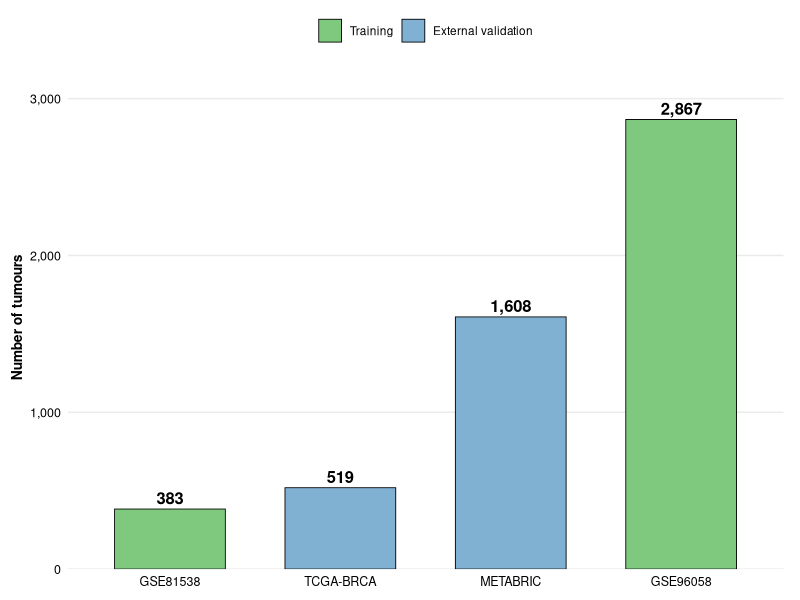
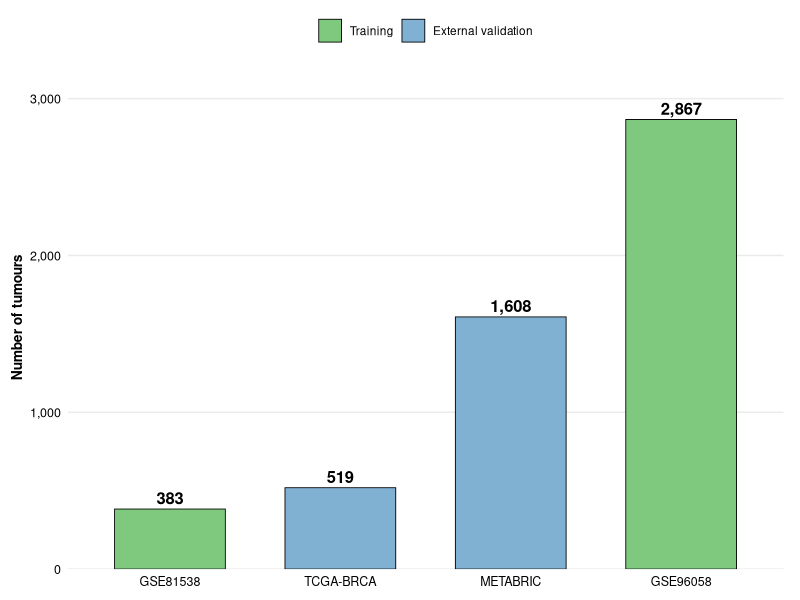
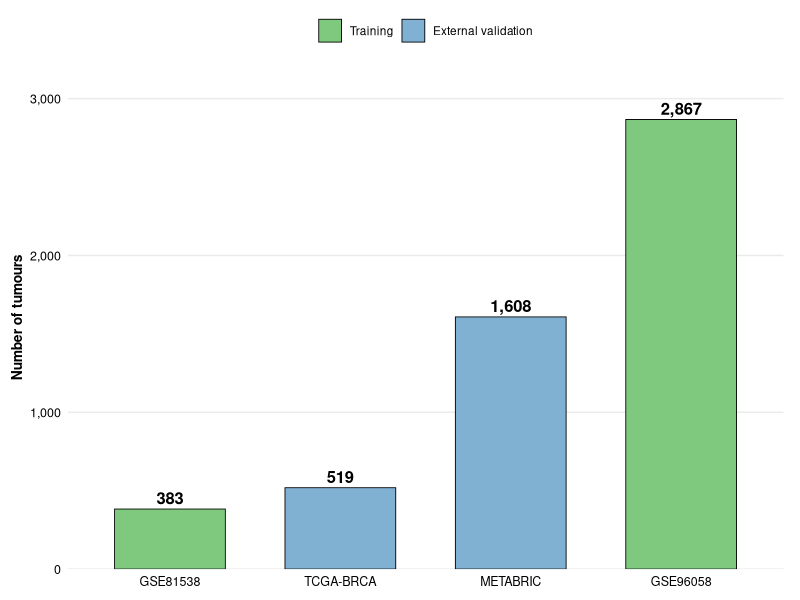
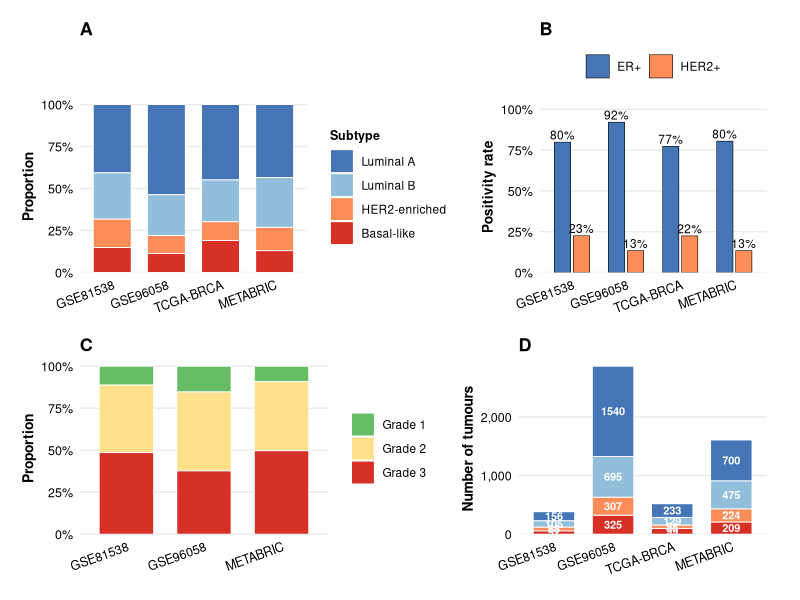
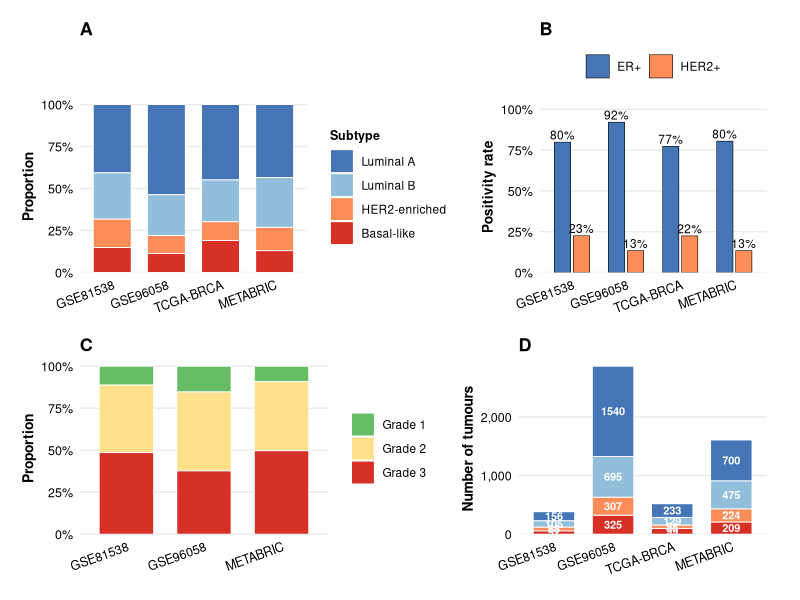
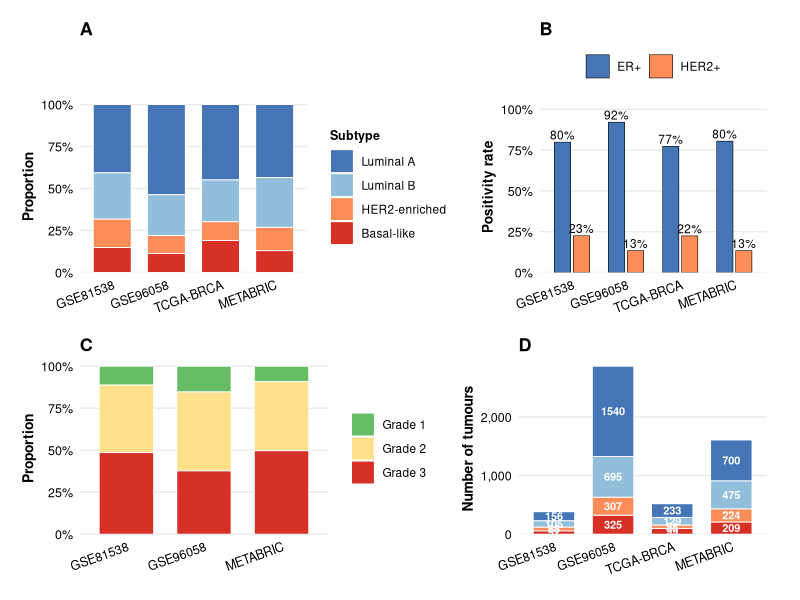
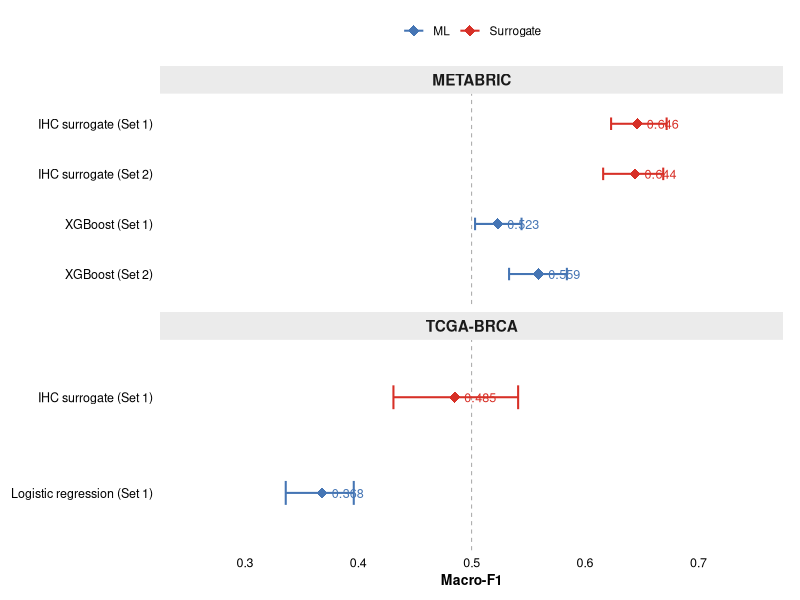
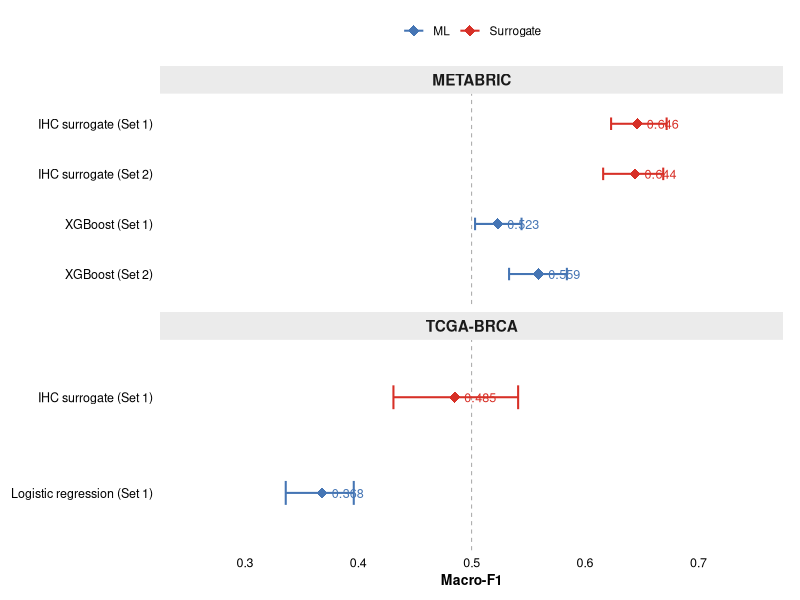

The R source for these figures, in order:
# =========================================================
# PAM50 SURROGATE MANUSCRIPT - HIGH-QUALITY FIGURES (R/ggplot2)
# =========================================================
# Real data from the study results
# Output: TIFF 600 dpi, PDF vector, PNG 600 dpi
# =========================================================

# -------------------------
# 0. SETUP
# -------------------------
library(tidyverse)
library(patchwork)
library(scales)
library(glue)
library(forcats)
library(RColorBrewer)
library(ggtext)
library(grid)
library(gridExtra)

# Set working directory
setwd("Y:/IHQ e PAM50")

# -------------------------
# 1. GLOBAL STYLE
# -------------------------
base_size <- 11
base_family <- "sans"

journal_theme <- theme_minimal(base_size = base_size, base_family = base_family) +
  theme(
    plot.title = element_text(face = "bold", size = 13, hjust = 0),
    plot.subtitle = element_text(size = 10, color = "grey30", hjust = 0),
    plot.caption = element_text(size = 8, color = "grey40", hjust = 0),
    axis.title = element_text(face = "bold", size = 10),
    axis.text = element_text(color = "black", size = 9),
    panel.grid.minor = element_blank(),
    panel.grid.major.x = element_blank(),
    legend.position = "right",
    legend.title = element_text(face = "bold", size = 9),
    legend.text = element_text(size = 8.5),
    strip.text = element_text(face = "bold", size = 10),
    strip.background = element_rect(fill = "grey92", color = NA),
    plot.margin = margin(8, 12, 8, 8)
  )

theme_set(journal_theme)

pal_subtype <- c(
  "Basal-like" = "#D73027",
  "HER2-enriched" = "#FC8D59",
  "Luminal A" = "#4575B4",
  "Luminal B" = "#91BFDB"
)

pal_model <- c(
  "IHC surrogate" = "#1B9E77",
  "Logistic regression" = "#7570B3",
  "Random forest" = "#D95F02",
  "XGBoost" = "#E7298A"
)

# -------------------------
# 2. SAVE HELPER
# -------------------------
save_figure <- function(plot_obj, filename, width = 8, height = 6, dpi = 600) {
  if (!dir.exists("figures_R")) dir.create("figures_R", recursive = TRUE)

  ggsave(
    filename = file.path("figures_R", paste0(filename, ".tiff")),
    plot = plot_obj, width = width, height = height,
    units = "in", dpi = dpi, compression = "lzw", bg = "white"
  )

  ggsave(
    filename = file.path("figures_R", paste0(filename, ".png")),
    plot = plot_obj, width = width, height = height,
    units = "in", dpi = dpi, bg = "white"
  )

  ggsave(
    filename = file.path("figures_R", paste0(filename, ".pdf")),
    plot = plot_obj, width = width, height = height,
    units = "in", device = cairo_pdf, bg = "white"
  )
  message(glue("Saved: {filename}"))
}

# -------------------------
# 3. REAL DATA FROM STUDY
# -------------------------

# Cohort sizes
cohort_sizes <- tibble(
  cohort = c("GSE81538", "GSE96058", "TCGA-BRCA", "METABRIC"),
  source_n = c(405, 3069, 519, 1608),
  analytic_n = c(383, 2867, 519, 1608),
  group = factor(
    c("Training", "Training", "External validation", "External validation"),
    levels = c("Training", "External validation")
  )
)

# Subtype distribution (real data from table1_cohort_characteristics)
subtype_dist <- tribble(
  ~cohort, ~subtype, ~n,
  "GSE81538", "Basal-like", 57,
  "GSE81538", "HER2-enriched", 65,
  "GSE81538", "Luminal A", 156,
  "GSE81538", "Luminal B", 105,
  "GSE96058", "Basal-like", 325,
  "GSE96058", "HER2-enriched", 307,
  "GSE96058", "Luminal A", 1540,
  "GSE96058", "Luminal B", 695,
  "TCGA-BRCA", "Basal-like", 99,
  "TCGA-BRCA", "HER2-enriched", 58,
  "TCGA-BRCA", "Luminal A", 233,
  "TCGA-BRCA", "Luminal B", 129,
  "METABRIC", "Basal-like", 209,
  "METABRIC", "HER2-enriched", 224,
  "METABRIC", "Luminal A", 700,
  "METABRIC", "Luminal B", 475
) %>%
  mutate(
    subtype = factor(subtype, levels = c("Luminal A", "Luminal B", "HER2-enriched", "Basal-like")),
    cohort = factor(cohort, levels = c("GSE81538", "GSE96058", "TCGA-BRCA", "METABRIC"))
  ) %>%
  group_by(cohort) %>%
  mutate(prop = n / sum(n)) %>%
  ungroup()

# Performance data (real results from table_main_results)
performance_df <- tribble(
  ~cohort, ~model, ~feature_set, ~comparison, ~macro_f1, ~f1_lo, ~f1_hi, ~kappa, ~balanced_accuracy,
  # TCGA Set 1
  "TCGA-BRCA", "Logistic regression", "Set 1", "All", 0.491, 0.453, 0.525, 0.409, 0.607,
  "TCGA-BRCA", "Random forest", "Set 1", "All", 0.491, 0.453, 0.525, 0.409, 0.607,
  "TCGA-BRCA", "XGBoost", "Set 1", "All", 0.514, 0.477, 0.547, 0.404, 0.601,
  "TCGA-BRCA", "IHC surrogate", "Set 1", "H2H", 0.485, 0.431, 0.541, 0.489, 0.571,
  "TCGA-BRCA", "Logistic regression", "Set 1", "H2H", 0.368, 0.336, 0.396, 0.428, 0.457,
  # METABRIC Set 1
  "METABRIC", "Logistic regression", "Set 1", "All", 0.433, 0.413, 0.453, 0.318, 0.541,
  "METABRIC", "Random forest", "Set 1", "All", 0.433, 0.413, 0.453, 0.318, 0.541,
  "METABRIC", "XGBoost", "Set 1", "All", 0.522, 0.501, 0.542, 0.376, 0.576,
  "METABRIC", "IHC surrogate", "Set 1", "H2H", 0.646, 0.623, 0.672, 0.471, 0.621,
  "METABRIC", "XGBoost", "Set 1", "H2H", 0.523, 0.503, 0.544, 0.383, 0.579,
  # METABRIC Set 2
  "METABRIC", "Logistic regression", "Set 2", "All", 0.519, 0.495, 0.544, 0.362, 0.574,
  "METABRIC", "Random forest", "Set 2", "All", 0.559, 0.533, 0.583, 0.388, 0.592,
  "METABRIC", "XGBoost", "Set 2", "All", 0.559, 0.533, 0.584, 0.402, 0.585,
  "METABRIC", "IHC surrogate", "Set 2", "H2H", 0.644, 0.616, 0.669, 0.467, 0.618,
  "METABRIC", "XGBoost", "Set 2", "H2H", 0.559, 0.533, 0.584, 0.402, 0.585
)

# Feature importance (real from XGBoost)
feature_importance_df <- tribble(
  ~feature, ~importance,
  "ER", 0.35,
  "HER2", 0.25,
  "Grade", 0.19,
  "Ki-67", 0.13,
  "PR", 0.08
) %>%
  mutate(feature = fct_reorder(feature, importance))

# Luminal A/B crossover (real data)
luminal_crossover <- tribble(
  ~cohort, ~direction, ~rate,
  "GSE81538", "LumB misclassified as LumA", 0.162,
  "GSE81538", "LumA misclassified as LumB", 0.271,
  "GSE96058", "LumB misclassified as LumA", 0.290,
  "GSE96058", "LumA misclassified as LumB", 0.251,
  "TCGA-BRCA", "LumB misclassified as LumA", 0.000,
  "TCGA-BRCA", "LumA misclassified as LumB", 0.929,
  "METABRIC", "LumB misclassified as LumA", 0.425,
  "METABRIC", "LumA misclassified as LumB", 0.269
) %>%
  mutate(cohort = factor(cohort, levels = c("GSE81538", "GSE96058", "TCGA-BRCA", "METABRIC")))

# Grey zone data (real)
grey_zone <- tribble(
  ~zone, ~n, ~pct, ~ml_acc, ~surr_acc, ~luminal_pct,
  "Low (<0.50)", 208, 13.5, 0.159, 0.548, 0.736,
  "Medium (0.50-0.70)", 438, 28.4, 0.493, 0.493, 0.888,
  "High (>0.70)", 898, 58.2, 0.731, 0.738, 0.649
) %>%
  mutate(zone = factor(zone, levels = c("Low (<0.50)", "Medium (0.50-0.70)", "High (>0.70)")))

# 3-class vs 4-class sensitivity (real)
sensitivity_df <- tribble(
  ~cohort, ~analysis, ~macro_f1, ~f1_lo, ~f1_hi,
  "TCGA-BRCA", "4-class", 0.514, 0.477, 0.547,
  "TCGA-BRCA", "3-class (luminal grouped)", 0.777, 0.720, 0.826,
  "METABRIC", "4-class", 0.522, 0.501, 0.542,
  "METABRIC", "3-class (luminal grouped)", 0.767, 0.739, 0.796
)

# ER/HER2 positivity rates (real)
biomarker_rates <- tribble(
  ~cohort, ~marker, ~rate,
  "GSE81538", "ER+", 0.799,
  "GSE81538", "HER2+", 0.226,
  "GSE96058", "ER+", 0.921,
  "GSE96058", "HER2+", 0.134,
  "TCGA-BRCA", "ER+", 0.773,
  "TCGA-BRCA", "HER2+", 0.224,
  "METABRIC", "ER+", 0.805,
  "METABRIC", "HER2+", 0.134
) %>%
  mutate(cohort = factor(cohort, levels = c("GSE81538", "GSE96058", "TCGA-BRCA", "METABRIC")))

# Grade distribution (real)
grade_dist <- tribble(
  ~cohort, ~grade, ~n,
  "GSE81538", "Grade 1", 43,
  "GSE81538", "Grade 2", 154,
  "GSE81538", "Grade 3", 186,
  "GSE96058", "Grade 1", 431,
  "GSE96058", "Grade 2", 1321,
  "GSE96058", "Grade 3", 1060,
  "METABRIC", "Grade 1", 142,
  "METABRIC", "Grade 2", 635,
  "METABRIC", "Grade 3", 767
) %>%
  mutate(
    grade = factor(grade, levels = c("Grade 1", "Grade 2", "Grade 3")),
    cohort = factor(cohort, levels = c("GSE81538", "GSE96058", "METABRIC"))
  ) %>%
  group_by(cohort) %>%
  mutate(prop = n / sum(n)) %>%
  ungroup()


# =============================================================
# FIGURE 1 - STUDY DESIGN / COHORT FLOW
# =============================================================
fig1 <- ggplot(cohort_sizes, aes(x = fct_reorder(cohort, analytic_n), y = analytic_n, fill = group)) +
  geom_col(width = 0.65, color = "black", linewidth = 0.3) +
  geom_text(aes(label = comma(analytic_n)), vjust = -0.4, fontface = "bold", size = 4.2) +
  scale_y_continuous(labels = comma, expand = expansion(mult = c(0, 0.12))) +
  scale_fill_manual(values = c("Training" = "#7FC97F", "External validation" = "#80B1D3")) +
  labs(
    x = NULL,
    y = "Number of tumours",
    fill = NULL
  ) +
  theme(legend.position = "top")

save_figure(fig1, "fig1_cohort_design", width = 7, height = 5)


# =============================================================
# FIGURE 2 - SUBTYPE DISTRIBUTIONS (multi-panel)
# =============================================================

# Panel A: Stacked bar subtype distribution
p2a <- ggplot(subtype_dist, aes(x = cohort, y = prop, fill = subtype)) +
  geom_col(width = 0.7, color = "white", linewidth = 0.3) +
  scale_y_continuous(labels = percent_format(accuracy = 1), expand = expansion(mult = c(0, 0.02))) +
  scale_fill_manual(values = pal_subtype) +
  labs(title = "A", x = NULL, y = "Proportion", fill = "Subtype") +
  theme(legend.position = "right", axis.text.x = element_text(angle = 20, hjust = 1))

# Panel B: ER/HER2 rates
p2b <- ggplot(biomarker_rates, aes(x = cohort, y = rate, fill = marker)) +
  geom_col(position = position_dodge(width = 0.7), width = 0.6, color = "black", linewidth = 0.2) +
  geom_text(aes(label = sprintf("%.0f%%", rate * 100)),
            position = position_dodge(width = 0.7), vjust = -0.3, size = 3) +
  scale_y_continuous(labels = percent_format(accuracy = 1), limits = c(0, 1.05),
                     expand = expansion(mult = c(0, 0))) +
  scale_fill_manual(values = c("ER+" = "#4575B4", "HER2+" = "#FC8D59")) +
  labs(title = "B", x = NULL, y = "Positivity rate", fill = NULL) +
  theme(legend.position = "top", axis.text.x = element_text(angle = 20, hjust = 1))

# Panel C: Grade distribution
p2c <- ggplot(grade_dist, aes(x = cohort, y = prop, fill = grade)) +
  geom_col(width = 0.7, color = "white", linewidth = 0.3) +
  scale_y_continuous(labels = percent_format(accuracy = 1), expand = expansion(mult = c(0, 0.02))) +
  scale_fill_manual(values = c("Grade 1" = "#66BD63", "Grade 2" = "#FEE08B", "Grade 3" = "#D73027")) +
  labs(title = "C", x = NULL, y = "Proportion", fill = NULL) +
  theme(legend.position = "right", axis.text.x = element_text(angle = 20, hjust = 1))

# Panel D: Sample counts
p2d <- ggplot(subtype_dist, aes(x = cohort, y = n, fill = subtype)) +
  geom_col(width = 0.7, color = "white", linewidth = 0.3) +
  geom_text(aes(label = n), position = position_stack(vjust = 0.5), size = 2.8, color = "white", fontface = "bold") +
  scale_y_continuous(labels = comma, expand = expansion(mult = c(0, 0.02))) +
  scale_fill_manual(values = pal_subtype) +
  labs(title = "D", x = NULL, y = "Number of tumours", fill = "Subtype") +
  theme(legend.position = "none", axis.text.x = element_text(angle = 20, hjust = 1))

fig2 <- (p2a + p2b) / (p2c + p2d)

save_figure(fig2, "fig2_cohort_characteristics", width = 12, height = 9)


# =============================================================
# FIGURE 3 - FOREST PLOT (Head-to-Head)
# =============================================================
h2h_data <- performance_df %>%
  filter(comparison == "H2H") %>%
  mutate(
    label = glue("{model} ({feature_set})"),
    is_surrogate = str_detect(model, "surrogate"),
    cohort_set = glue("{cohort} - {feature_set}")
  )

fig3 <- ggplot(h2h_data, aes(x = macro_f1, y = fct_rev(label), color = ifelse(is_surrogate, "Surrogate", "ML"))) +
  geom_vline(xintercept = 0.5, linetype = "dashed", color = "grey60", linewidth = 0.3) +
  geom_errorbarh(aes(xmin = f1_lo, xmax = f1_hi), height = 0.25, linewidth = 0.7) +
  geom_point(size = 3.5, shape = 18) +
  geom_text(aes(label = sprintf("%.3f", macro_f1)), hjust = -0.3, size = 3.2, show.legend = FALSE) +
  facet_wrap(~ cohort, ncol = 1, scales = "free_y") +
  scale_color_manual(values = c("Surrogate" = "#D73027", "ML" = "#4575B4")) +
  scale_x_continuous(limits = c(0.25, 0.75), breaks = seq(0.3, 0.7, 0.1)) +
  labs(
    x = "Macro-F1",
    y = NULL,
    color = NULL
  ) +
  theme(
    legend.position = "top",
    panel.grid.major.y = element_blank(),
    strip.text = element_text(size = 11)
  )

save_figure(fig3, "fig3_forest_h2h", width = 9, height = 7)


# =============================================================
# FIGURE 4 - LUMINAL A/B CROSSOVER
# =============================================================
fig4 <- ggplot(luminal_crossover, aes(x = cohort, y = rate, fill = direction)) +
  geom_col(position = position_dodge(width = 0.75), width = 0.65, color = "black", linewidth = 0.25) +
  geom_text(aes(label = sprintf("%.1f%%", rate * 100)),
            position = position_dodge(width = 0.75), vjust = -0.3, size = 3.3) +
  scale_y_continuous(labels = percent_format(accuracy = 1), limits = c(0, 1),
                     expand = expansion(mult = c(0, 0.05))) +
  scale_fill_manual(values = c(
    "LumA misclassified as LumB" = "#91BFDB",
    "LumB misclassified as LumA" = "#4575B4"
  )) +
  labs(
    x = NULL,
    y = "Misclassification rate",
    fill = NULL
  ) +
  theme(legend.position = "top")

save_figure(fig4, "fig4_luminal_crossover", width = 9, height = 5.5)


# =============================================================
# FIGURE 5 - GREY ZONE ANALYSIS (multi-panel)
# =============================================================

# Panel A: Accuracy by zone
gz_acc <- grey_zone %>%
  select(zone, ML = ml_acc, Surrogate = surr_acc) %>%
  pivot_longer(cols = c(ML, Surrogate), names_to = "method", values_to = "accuracy")

p5a <- ggplot(gz_acc, aes(x = zone, y = accuracy, fill = method)) +
  geom_col(position = position_dodge(width = 0.7), width = 0.6, color = "black", linewidth = 0.2) +
  geom_text(aes(label = sprintf("%.1f%%", accuracy * 100)),
            position = position_dodge(width = 0.7), vjust = -0.3, size = 3.2) +
  scale_y_continuous(labels = percent_format(accuracy = 1), limits = c(0, 0.85),
                     expand = expansion(mult = c(0, 0))) +
  scale_fill_manual(values = c("ML" = "#4575B4", "Surrogate" = "#1B9E77")) +
  labs(title = "A", x = NULL, y = "Accuracy", fill = NULL) +
  theme(legend.position = "top", axis.text.x = element_text(size = 9))

# Panel B: Case distribution
p5b <- ggplot(grey_zone, aes(x = zone, y = pct / 100)) +
  geom_col(width = 0.6, fill = "#FEE08B", color = "black", linewidth = 0.2) +
  geom_text(aes(label = sprintf("%.1f%%\n(n=%d)", pct, n)), vjust = -0.1, size = 3.2) +
  scale_y_continuous(labels = percent_format(accuracy = 1), limits = c(0, 0.72),
                     expand = expansion(mult = c(0, 0))) +
  labs(title = "B", x = NULL, y = "Proportion of cases") +
  theme(axis.text.x = element_text(size = 9))

# Panel C: Luminal proportion
p5c <- ggplot(grey_zone, aes(x = zone, y = luminal_pct)) +
  geom_col(width = 0.6, fill = "#91BFDB", color = "black", linewidth = 0.2) +
  geom_text(aes(label = sprintf("%.1f%%", luminal_pct * 100)), vjust = -0.3, size = 3.2) +
  scale_y_continuous(labels = percent_format(accuracy = 1), limits = c(0, 1),
                     expand = expansion(mult = c(0, 0))) +
  labs(title = "C", x = NULL, y = "Proportion luminal") +
  theme(axis.text.x = element_text(size = 9))

fig5 <- p5a / (p5b + p5c)

save_figure(fig5, "fig5_grey_zone", width = 11, height = 9)


# =============================================================
# FIGURE 6 - FEATURE IMPORTANCE
# =============================================================
fig6 <- ggplot(feature_importance_df, aes(x = importance, y = feature)) +
  geom_col(fill = "#4575B4", width = 0.6, color = "black", linewidth = 0.25) +
  geom_text(aes(label = sprintf("%.2f", importance)), hjust = -0.15, size = 3.8, fontface = "bold") +
  scale_x_continuous(limits = c(0, 0.42), expand = expansion(mult = c(0, 0))) +
  labs(
    x = "Relative importance",
    y = NULL
  ) +
  theme(panel.grid.major.y = element_blank())

save_figure(fig6, "fig6_feature_importance", width = 7, height = 4.5)


# =============================================================
# FIGURE 7 - 4-CLASS vs 3-CLASS SENSITIVITY
# =============================================================
fig7 <- ggplot(sensitivity_df, aes(x = cohort, y = macro_f1, fill = analysis)) +
  geom_col(position = position_dodge(width = 0.7), width = 0.6, color = "black", linewidth = 0.25) +
  geom_errorbar(aes(ymin = f1_lo, ymax = f1_hi),
                position = position_dodge(width = 0.7), width = 0.2, linewidth = 0.4) +
  geom_text(aes(label = sprintf("%.3f", macro_f1)),
            position = position_dodge(width = 0.7), vjust = -1.2, size = 3.5) +
  scale_y_continuous(limits = c(0, 0.95), expand = expansion(mult = c(0, 0.05))) +
  scale_fill_manual(values = c("4-class" = "#E7298A", "3-class (luminal grouped)" = "#66A61E")) +
  labs(
    x = NULL,
    y = "Macro-F1",
    fill = NULL
  ) +
  theme(legend.position = "top")

save_figure(fig7, "fig7_sensitivity_3v4", width = 7, height = 5.5)


# =============================================================
# FIGURE 8 (ADDITIONAL) - PERFORMANCE BY FEATURE SET (METABRIC)
# =============================================================
metabric_perf <- performance_df %>%
  filter(cohort == "METABRIC", comparison == "All") %>%
  mutate(model = factor(model, levels = c("Logistic regression", "Random forest", "XGBoost")))

fig8 <- ggplot(metabric_perf, aes(x = model, y = macro_f1, fill = feature_set)) +
  geom_col(position = position_dodge(width = 0.75), width = 0.65, color = "black", linewidth = 0.2) +
  geom_errorbar(aes(ymin = f1_lo, ymax = f1_hi),
                position = position_dodge(width = 0.75), width = 0.2, linewidth = 0.4) +
  geom_text(aes(label = sprintf("%.3f", macro_f1)),
            position = position_dodge(width = 0.75), vjust = -1.2, size = 3.2) +
  geom_hline(yintercept = 0.646, linetype = "dashed", color = "#D73027", linewidth = 0.6) +
  annotate("text", x = 3.3, y = 0.665, label = "IHC surrogate (0.646)", color = "#D73027",
           size = 3, hjust = 1, fontface = "italic") +
  scale_y_continuous(limits = c(0, 0.75), expand = expansion(mult = c(0, 0.05))) +
  scale_fill_manual(values = c("Set 1" = "#ABD9E9", "Set 2" = "#4575B4")) +
  labs(
    x = NULL,
    y = "Macro-F1",
    fill = "Feature set"
  ) +
  theme(legend.position = "top")

save_figure(fig8, "fig8_feature_set_comparison", width = 8, height = 5.5)


# =============================================================
# FIGURE 9 (ADDITIONAL) - MULTI-METRIC PANEL
# =============================================================
h2h_metrics <- performance_df %>%
  filter(comparison == "H2H", cohort == "METABRIC") %>%
  select(model, feature_set, `Macro-F1` = macro_f1, Kappa = kappa, `Balanced Acc.` = balanced_accuracy) %>%
  pivot_longer(cols = c(`Macro-F1`, Kappa, `Balanced Acc.`), names_to = "metric", values_to = "value") %>%
  mutate(
    is_surrogate = str_detect(model, "surrogate"),
    label = ifelse(is_surrogate, "IHC surrogate", paste0(model, " (", feature_set, ")"))
  )

fig9 <- ggplot(h2h_metrics, aes(x = metric, y = value, fill = label)) +
  geom_col(position = position_dodge(width = 0.75), width = 0.65, color = "black", linewidth = 0.2) +
  geom_text(aes(label = sprintf("%.3f", value)),
            position = position_dodge(width = 0.75), vjust = -0.3, size = 3) +
  scale_y_continuous(limits = c(0, 0.72), expand = expansion(mult = c(0, 0.05))) +
  scale_fill_manual(values = c(
    "IHC surrogate" = "#1B9E77",
    "XGBoost (Set 1)" = "#ABD9E9",
    "XGBoost (Set 2)" = "#E7298A"
  )) +
  labs(
    x = NULL,
    y = "Score",
    fill = NULL
  ) +
  theme(legend.position = "top")

save_figure(fig9, "fig9_multimetric_panel", width = 8.5, height = 5.5)


# =============================================================
# FIGURE 10 (ADDITIONAL) - INFORMATION CEILING CONCEPT
# =============================================================
ceiling_data <- tibble(
  x = c(1, 2, 3, 4, 5),
  label = c("ER/PR/HER2\n(3 binary)", "+Grade\n(+1 ordinal)", "+Ki-67\n(+1 continuous)",
            "IHC\nSurrogate", "PAM50\n(50 genes)"),
  f1 = c(0.523, 0.559, NA, 0.646, 1.0),
  type = c("ML", "ML", "ML", "Surrogate", "Reference")
)

fig10 <- ggplot(ceiling_data %>% filter(!is.na(f1)),
                aes(x = x, y = f1, color = type)) +
  # Ceiling line
  geom_hline(yintercept = 0.646, linetype = "dotted", color = "#1B9E77", linewidth = 0.5, alpha = 0.7) +
  annotate("rect", xmin = 0.5, xmax = 3.5, ymin = 0, ymax = 0.65,
           fill = "#4575B4", alpha = 0.05) +
  annotate("text", x = 2, y = 0.02, label = "Information ceiling zone",
           color = "#4575B4", size = 3.5, fontface = "italic") +
  geom_segment(aes(xend = x, yend = 0), linewidth = 1.5, alpha = 0.6) +
  geom_point(size = 5) +
  geom_text(aes(label = ifelse(!is.na(f1), sprintf("%.3f", f1), "")),
            vjust = -1.2, size = 3.8, fontface = "bold", show.legend = FALSE) +
  scale_x_continuous(breaks = ceiling_data$x, labels = ceiling_data$label) +
  scale_y_continuous(limits = c(0, 1.05), breaks = seq(0, 1, 0.2)) +
  scale_color_manual(values = c("ML" = "#4575B4", "Surrogate" = "#1B9E77", "Reference" = "#D73027")) +
  labs(
    x = "Information source",
    y = "Macro-F1 (METABRIC)",
    color = NULL
  ) +
  theme(
    legend.position = "top",
    panel.grid.major.x = element_blank(),
    axis.text.x = element_text(size = 9)
  )

save_figure(fig10, "fig10_information_ceiling", width = 9, height = 6)


# -------------------------
# SESSION INFO
# -------------------------
writeLines(capture.output(sessionInfo()), con = file.path("figures_R", "sessionInfo.txt"))

message("\n=== All 10 figures generated in figures_R/ ===")
